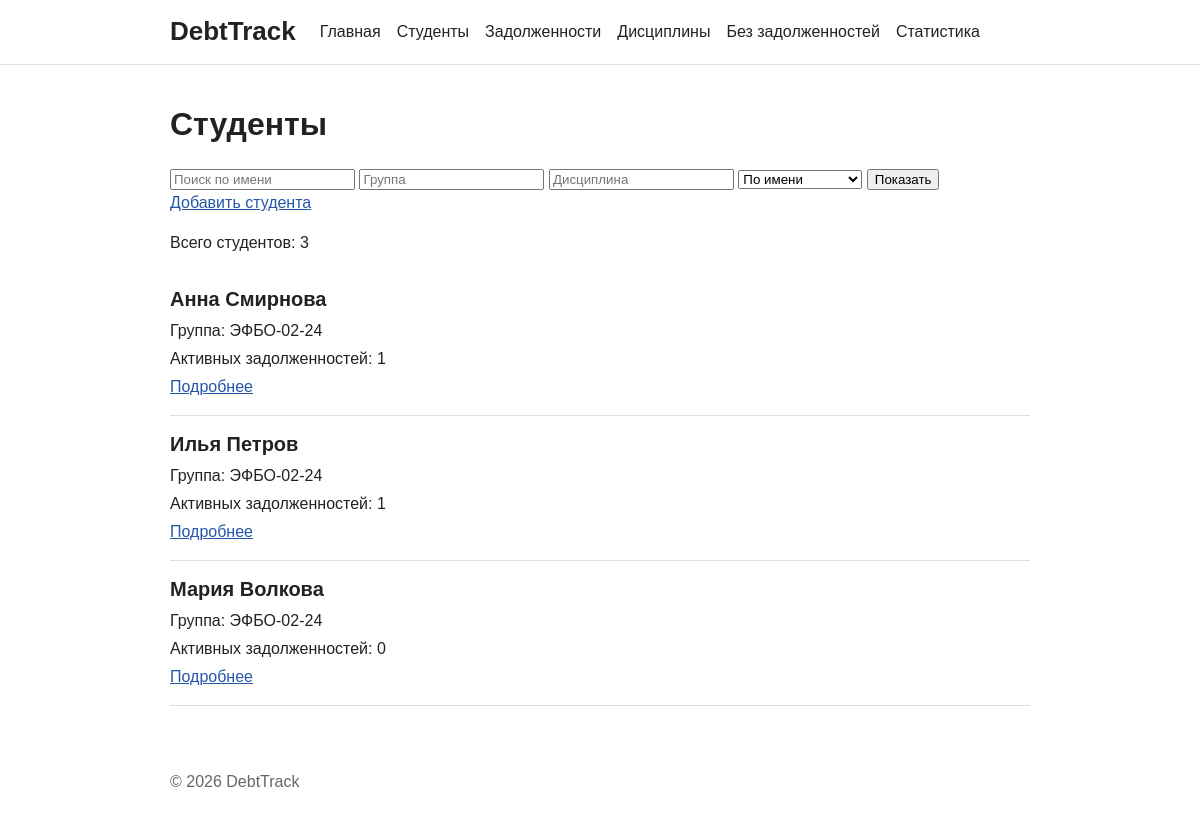
The page /students/ on the database its author committed.
### students/models.py (models this page shows, shortened)
class Student(models.Model):
    id = models.AutoField(primary_key=True)
    name = models.CharField("ФИО", max_length=255)
    group_number = models.CharField("Группа", max_length=100)
    record_book = models.CharField("Зачётная книжка", max_length=100,
                                   blank=True)
    class Meta:
        db_table = "students"
        verbose_name = "Студент"
        verbose_name_plural = "Студенты"

### students/views.py (the view)
# urls.py: path("students/", include("students.urls")),
def students(request):
    queryset = Student.objects.annotate(
        debts_count=Count("debts", filter=Q(debts__is_closed=False))
    )
    query = request.GET.get("q", "").strip()
    group = request.GET.get("group", "").strip()
    discipline = request.GET.get("discipline", "").strip()
    if query:
        queryset = queryset.filter(name__icontains=query)
    if group:
        queryset = queryset.filter(group_number=group)
    if discipline:
        queryset = queryset.filter(
            debts__discipline__name__icontains=discipline
        ).distinct()
    sort = request.GET.get("sort", "name")
    ordering = {
        "name": ("name", "id"),
        "debt_count": ("-debts_count", "name", "id"),
    }
    queryset = queryset.order_by(*ordering.get(sort, ordering["name"]))
    return render(
        request, "students/student_list.html",
        {"students": queryset, "query": query, "group": group,
         "discipline": discipline, "sort": sort},
    )

### students/templates/students/student_list.html (shortened to what this page needs)
{% extends "base.html" %}
{% block content %}
<h1>Студенты</h1>
<form method="get">
    <input name="q" value="{{ query }}" placeholder="Поиск по имени">
    <input name="group" value="{{ group }}" placeholder="Группа">
    <input name="discipline" value="{{ discipline }}" placeholder="Дисциплина">
    <select name="sort">
        <option value="name" {% if sort == "name" %}selected{% endif %}>По имени</option>
    </select>
    <button type="submit">Показать</button>
</form>
<a href="{% url 'students:create' %}">Добавить студента</a>
<p>Всего студентов: {{ students|length }}</p>
{% for student in students %}
    {% include "students/includes/student_card.html" %}
{% empty %}
<p class="muted">Студенты не найдены.</p>
{% endfor %}
{% endblock %}

### students/templates/students/includes/student_card.html
<article class="list-item">
    <h2>{{ student.name|default:"Без имени" }}</h2>
    <p>Группа: {{ student.group_number }}</p>
    <p>Активных задолженностей: {{ student.debts_count }}</p>
    <a href="{% url 'students:detail' student.id %}">Подробнее</a>
</article>

### homepage/static/homepage/css/style.css (style rules this page uses)
* { box-sizing: border-box; }
body { min-height: 100vh; margin: 0; color: #222; background: #fff; font: 16px/1.5 Arial, sans-serif; }
h1, h2 { line-height: 1.2; }
h1 { margin: 0 0 24px; }
h2 { margin: 0 0 8px; font-size: 20px; }
a { color: #2457a6; }
.list li, .list-item { padding: 16px 0; border-bottom: 1px solid #ddd; }
.list-item p { margin: 4px 0; }

### rows shown on the page
Student: name "Анна Смирнова", group_number "ЭФБО-02-24", debts_count "1"
Student: name "Илья Петров", group_number "ЭФБО-02-24", debts_count "1"
Student: name "Мария Волкова", group_number "ЭФБО-02-24", debts_count "0"

### other values the page prints
{{ students|length }} "3"
